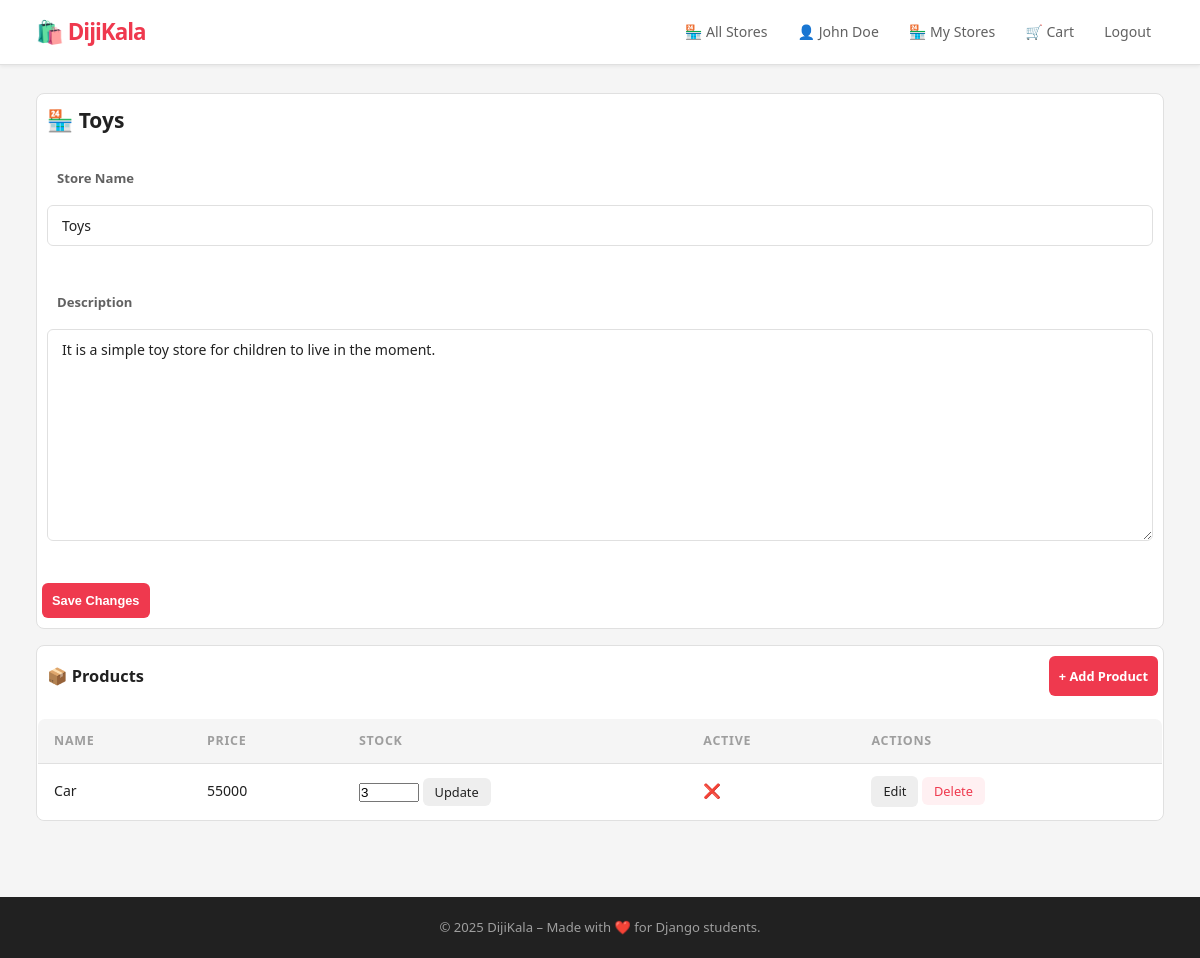
The page /stores/seller/manage/3/ (signed in) on the database as committed earlier.
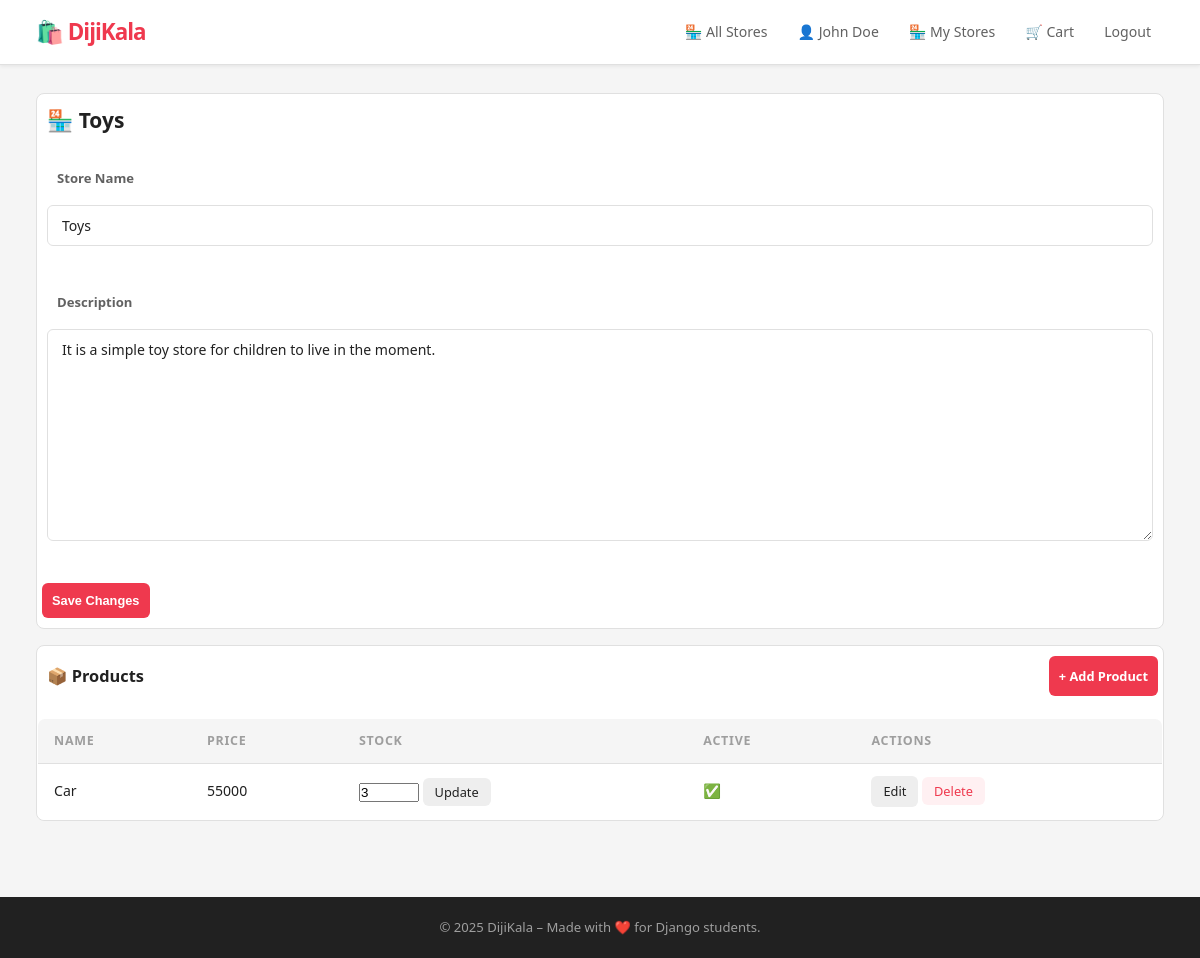
The same page on the database as committed later.
### stores/models.py (models this page shows, shortened)
class Product(models.Model):
    category = models.ForeignKey(Category, on_delete=models.SET_NULL, null=True, blank=True, related_name='products')
    name = models.CharField(max_length=200,verbose_name="Name")
    price = models.DecimalField(max_digits=10,decimal_places=0,verbose_name="Price")
    description = models.TextField(blank=True, null=True,verbose_name="Descriptions")
    image = models.ImageField( upload_to="stores/images/",verbose_name="Image")
    store = models.ForeignKey(Store,on_delete=models.CASCADE,related_name="products")
    created_at = models.DateTimeField(auto_now_add=True)
    stock = models.PositiveIntegerField(default=0, verbose_name="Stock")
    is_active = models.BooleanField(default=True, verbose_name="Active")
    class Meta:
        verbose_name = "Product"
        verbose_name_plural = "Products"
        ordering = ["-created_at"]

### stores/views.py (the view, shortened to what this page needs)
# urls.py: path('seller/manage/<int:pk>/', manage_store, name='manage_store'),
@login_required
def manage_store(request, pk):
    store = get_object_or_404(Store, pk=pk)
    if store.owner != request.user:
        raise PermissionDenied
    products = store.products.all()
    store_form = StoreForm(instance=store)
    return render(request, 'stores/manage_store.html', {
        'store': store,
        'products': products,
        'store_form': store_form,
    })

### stores/forms.py
class StoreForm(forms.ModelForm):
    class Meta:
        model = Store
        fields = ['name', 'description']

### accounts/models.py (called while the page is built)
        def __str__(self):
            return f"{self.first_name} {self.last_name}"

### templates/stores/manage_store.html (shortened to what this page needs)
{% extends 'base/base.html' %}
{% block content %}
<div class="manage-store">
    <div class="section">
        <h2 style="padding: 10px;">🏪 {{ store.name }}</h2>
        <form method="post">
            <div class="form-group" style="padding: 10px;">
                <label style="padding: 10px;">Store Name</label>
                {{ store_form.name }}
            </div>
            <div class="form-group" style="padding: 10px;">
                <label style="padding: 10px;">Description</label>
                {{ store_form.description }}
            </div>
            <button type="submit" class="btn">Save Changes</button>
        </form>
    </div>
    <div class="section">
        <div class="section-header">
            <h3 style="padding: 10px;">📦 Products</h3>
            <a href="{% url 'add_product' store.pk %}" class="btn" style="margin-left: 10px;">+ Add Product</a>
        </div>
        {% if products %}
            <table class="products-table">
                <thead>
                    <tr>
                        <th>Name</th>
                        <th>Price</th>
                        <th>Stock</th>
                        <th>Active</th>
                        <th>Actions</th>
                    </tr>
                </thead>
                <tbody>
                    {% for product in products %}
                    <tr>
                        <td>{{ product.name }}</td>
                        <td>{{ product.price }}</td>
                        <td>
                            <form method="post" action="{% url 'manage_store' store.pk %}" style="display:inline;">
                                <input type="number" name="stock" value="{{ product.stock }}" min="0" style="width:60px;">
                                <button type="submit" class="btn-sm">Update</button>
                            </form>
                        </td>
                        <td>{% if product.is_active %}✅{% else %}❌{% endif %}</td>
                        <td>
                            <a href="{% url 'edit_product' product.pk %}" class="btn-sm">Edit</a>
                            <form method="post" action="{% url 'manage_store' store.pk %}" style="display:inline;">
                                <button type="submit" class="btn-sm btn-danger"
                                    onclick="return confirm('Delete this product?')">Delete</button>
                            </form>
                        </td>
                    </tr>
                    {% endfor %}
                </tbody>
            </table>
        {% else %}
            <p style="padding: 5px;">No products yet. <a href="{% url 'add_product' store.pk %}" style="text-decoration: none;color: rgb(28, 49, 231);">Add your first product</a></p>
        {% endif %}
    </div>
</div>
{% endblock %}

Rows that differ between the two databases and show on the page:
changed Product "Car": is_active "❌" → "✅"
